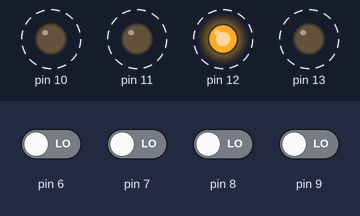
This sketch was run on a simulated Arduino Uno, built with avr-gcc and run on an emulated ATmega328P. On the bench: output pins drawn as LEDs (lit = HIGH). Dashed ring = blinking. The inputs (shaded band) are chosen by the test bench; at power-on: pin 6–9 LOW.

Above: at 13.4 s.
13.5 s: pin 6 driven HIGH
At 13.8 s:
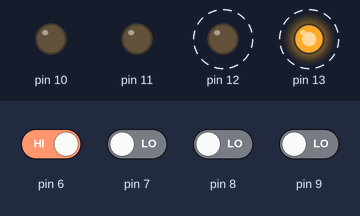
At 14.4 s:
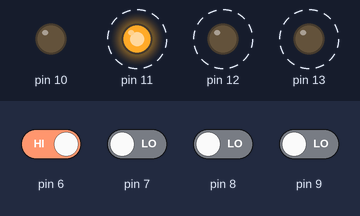
17.0 s: pin 6 driven LOW
At 17.4 s:
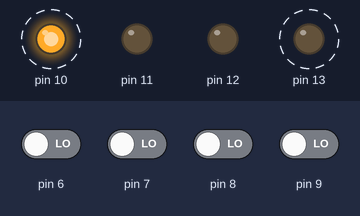
Timing chart, 0 to 26.5 s (numbered marks = the images above; inputs shaded):
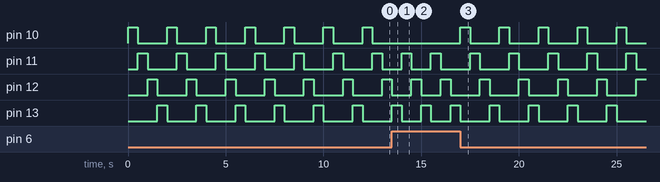

Measured:
- after the input at 13.5 s, pin 10: stops changing and stays LOW
- after the input at 17.0 s, pin 10: alternates HIGH for 0.50 s and LOW for 1.5 s, starting at once; pin 11: alternates HIGH for 0.50 s and LOW for 1.5 s, starting after 0.50 s; pin 12: alternates HIGH for 0.50 s and LOW for 1.5 s, starting after 1.0 s; pin 13: alternates HIGH for 0.50 s and LOW for 1.5 s, starting after 1.5 s
- by itself, pin 10–13: alternates HIGH for 0.50 s and LOW for 1.5 s

The sketch:

simon_test.ino
```cpp
/* test of setup for Simon */

// the setup routine runs once when you press reset:
void setup() {
  /* keys (connected to ground if pressed) */
  pinMode(6,INPUT);
  pinMode(7,INPUT);
  pinMode(8,INPUT);
  pinMode(9,INPUT);

  /* lamps */
  pinMode(10,OUTPUT);
  pinMode(11,OUTPUT);
  pinMode(12,OUTPUT);
  pinMode(13,OUTPUT);

  digitalWrite(10,LOW);
  digitalWrite(11,LOW);
  digitalWrite(12,LOW);
  digitalWrite(13,LOW);

  randomSeed(analogRead(0));
}


void loop()
{
  int i,a;

  for (i=0;i<4;i++)
  {
    a=digitalRead(6+i);
    if (a==LOW)
    {
      digitalWrite(10+i,HIGH);
      delay(500);
      digitalWrite(10+i,LOW);
    }
  }
}
```
